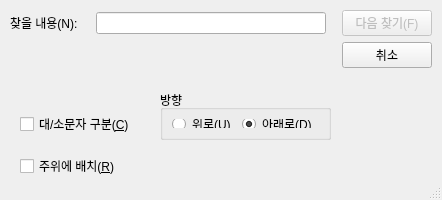
<?xml version="1.0" encoding="UTF-8"?>
<ui version="4.0">
 <class>find</class>
 <widget class="QDialog" name="find">
  <property name="enabled">
   <bool>true</bool>
  </property>
  <property name="geometry">
   <rect>
    <x>0</x>
    <y>0</y>
    <width>442</width>
    <height>200</height>
   </rect>
  </property>
  <property name="windowTitle">
   <string>찾기</string>
  </property>
  <property name="sizeGripEnabled">
   <bool>true</bool>
  </property>
  <widget class="QGroupBox" name="direction_groupBox">
   <property name="geometry">
    <rect>
     <x>160</x>
     <y>90</y>
     <width>171</width>
     <height>50</height>
    </rect>
   </property>
   <property name="title">
    <string>방향</string>
   </property>
   <layout class="QFormLayout" name="formLayout_2">
    <item row="0" column="0">
     <widget class="QRadioButton" name="radioButton_up">
      <property name="text">
       <string>위로(&amp;U)</string>
      </property>
     </widget>
    </item>
    <item row="0" column="1">
     <widget class="QRadioButton" name="radioButton_down">
      <property name="text">
       <string>아래로(&amp;D)</string>
      </property>
      <property name="checked">
       <bool>true</bool>
      </property>
     </widget>
    </item>
   </layout>
  </widget>
  <widget class="QWidget" name="gridLayoutWidget">
   <property name="geometry">
    <rect>
     <x>0</x>
     <y>10</y>
     <width>442</width>
     <height>68</height>
    </rect>
   </property>
   <layout class="QGridLayout" name="gridlayout">
    <property name="leftMargin">
     <number>10</number>
    </property>
    <property name="rightMargin">
     <number>10</number>
    </property>
    <item row="0" column="2">
     <widget class="QPushButton" name="next_button">
      <property name="enabled">
       <bool>false</bool>
      </property>
      <property name="sizePolicy">
       <sizepolicy hsizetype="Minimum" vsizetype="Fixed">
        <horstretch>0</horstretch>
        <verstretch>0</verstretch>
       </sizepolicy>
      </property>
      <property name="minimumSize">
       <size>
        <width>80</width>
        <height>26</height>
       </size>
      </property>
      <property name="maximumSize">
       <size>
        <width>90</width>
        <height>16777215</height>
       </size>
      </property>
      <property name="text">
       <string>다음 찾기(F)</string>
      </property>
      <property name="shortcut">
       <string>F</string>
      </property>
     </widget>
    </item>
    <item row="0" column="0">
     <widget class="QLabel" name="find_text">
      <property name="minimumSize">
       <size>
        <width>80</width>
        <height>20</height>
       </size>
      </property>
      <property name="maximumSize">
       <size>
        <width>80</width>
        <height>20</height>
       </size>
      </property>
      <property name="text">
       <string>찾을 내용(N):</string>
      </property>
      <property name="margin">
       <number>0</number>
      </property>
      <property name="indent">
       <number>-1</number>
      </property>
     </widget>
    </item>
    <item row="0" column="1" alignment="Qt::AlignLeft">
     <widget class="QLineEdit" name="line_edit">
      <property name="minimumSize">
       <size>
        <width>230</width>
        <height>0</height>
       </size>
      </property>
      <property name="maximumSize">
       <size>
        <width>230</width>
        <height>16777215</height>
       </size>
      </property>
      <property name="cursorPosition">
       <number>0</number>
      </property>
     </widget>
    </item>
    <item row="1" column="2" alignment="Qt::AlignTop">
     <widget class="QPushButton" name="cancel_button">
      <property name="minimumSize">
       <size>
        <width>90</width>
        <height>26</height>
       </size>
      </property>
      <property name="maximumSize">
       <size>
        <width>90</width>
        <height>16777215</height>
       </size>
      </property>
      <property name="text">
       <string>취소</string>
      </property>
     </widget>
    </item>
   </layout>
  </widget>
  <widget class="QWidget" name="verticalLayoutWidget">
   <property name="geometry">
    <rect>
     <x>20</x>
     <y>100</y>
     <width>126</width>
     <height>91</height>
    </rect>
   </property>
   <layout class="QVBoxLayout" name="verticalLayout">
    <item>
     <widget class="QCheckBox" name="checkBox_upnlow">
      <property name="text">
       <string>대/소문자 구분(&amp;C)</string>
      </property>
      <property name="shortcut">
       <string>C</string>
      </property>
     </widget>
    </item>
    <item>
     <widget class="QCheckBox" name="checkBox_replace">
      <property name="text">
       <string>주위에 배치(&amp;R)</string>
      </property>
      <property name="shortcut">
       <string>R</string>
      </property>
     </widget>
    </item>
   </layout>
  </widget>
 </widget>
 <resources/>
 <connections>
  <connection>
   <sender>line_edit</sender>
   <signal>textChanged(QString)</signal>
   <receiver>next_button</receiver>
   <slot>show()</slot>
   <hints>
    <hint type="sourcelabel">
     <x>210</x>
     <y>23</y>
    </hint>
    <hint type="destinationlabel">
     <x>386</x>
     <y>23</y>
    </hint>
   </hints>
  </connection>
 </connections>
</ui>
